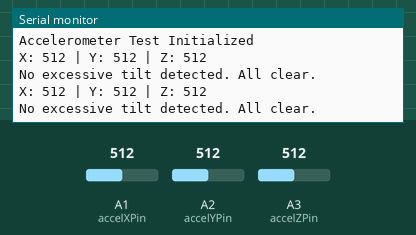
Bench run of a sketch on a simulated Arduino Uno, built with avr-gcc and run on an emulated ATmega328P. Parts: the last lines printed to the serial monitor. The test bench sets the inputs (shaded band); at power-on: A1 (accelXPin) = 512, A2 (accelYPin) = 512, A3 (accelZPin) = 512.

Above: at 1.8 s.
1.9 s: A1 (accelXPin) set to 592
At 2.9 s:
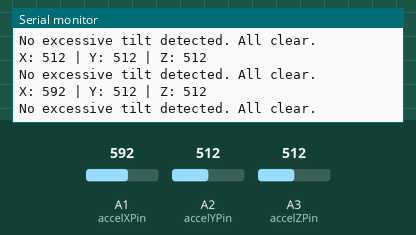
3.4 s: A1 (accelXPin) set to 612
At 4.9 s:
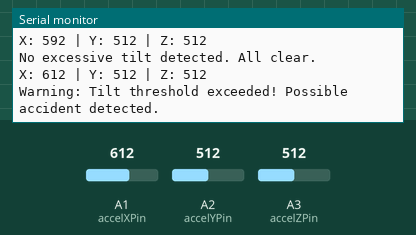
Timing chart, 0 to 6.4 s (numbered marks = the images above; inputs shaded):
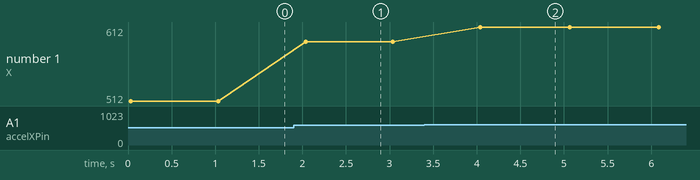

Measured:
- the behaviour switches between 600 and 601 on A1 (accelXPin) (found by bisection; images 1 and 2)
- after the input at 1.9 s, the serial monitor: prints a new line after 0.14 s (image 1)
- after the input at 3.4 s, the serial monitor: prints a new line after 0.64 s (image 2)
- plotted number 1: 512 → 592 after the input at 1.9 s, 592 → 612 after the input at 3.4 s

The sketch:

test_accelerometer.ino
```cpp
// test_accelerometer.ino

// Define pins for the accelerometer
const int accelXPin = A1;  // X-axis
const int accelYPin = A2;  // Y-axis
const int accelZPin = A3;  // Z-axis

// Define threshold for detecting tilt or sudden movement
const int tiltThreshold = 600;  // Adjust based on calibration

void setup() {
    Serial.begin(9600);
    pinMode(accelXPin, INPUT);
    pinMode(accelYPin, INPUT);
    pinMode(accelZPin, INPUT);
    Serial.println("Accelerometer Test Initialized");
}

void loop() {
    // Read values from each axis of the accelerometer
    int xValue = analogRead(accelXPin);
    int yValue = analogRead(accelYPin);
    int zValue = analogRead(accelZPin);

    // Print the values for each axis
    Serial.print("X: ");
    Serial.print(xValue);
    Serial.print(" | Y: ");
    Serial.print(yValue);
    Serial.print(" | Z: ");
    Serial.println(zValue);

    // Check if any axis exceeds the tilt threshold
    if (xValue > tiltThreshold || yValue > tiltThreshold || zValue > tiltThreshold) {
        Serial.println("Warning: Tilt threshold exceeded! Possible accident detected.");
    } else {
        Serial.println("No excessive tilt detected. All clear.");
    }

    delay(1000);  // Delay for readability in serial output
}
```
